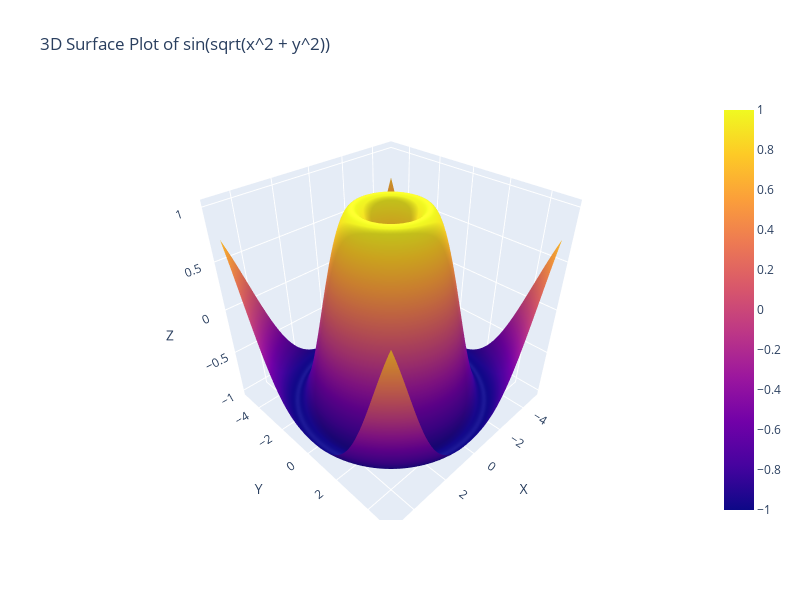

The code cell stored with this chart in its notebook:
### Markdown cell above
4.  Using the given x and y data, generate a 3D surface plot to visualize the function sin(sqrt(x**2 + y**2))

### Code cell
import numpy as np
import pandas as pd
import plotly.graph_objects as go

x = np.linspace(-5, 5, 100)
y = np.linspace(-5, 5, 100)
x, y = np.meshgrid(x, y)
z = np.sin(np.sqrt(x**2 + y**2))

data = {
    'X': x.flatten(),
    'Y': y.flatten(),
    'Z': z.flatten()
}
df = pd.DataFrame(data)

# Create the 3D surface plot using Plotly
fig = go.Figure()
fig.add_trace(go.Surface(x = x, y = y, z = z))

# Customize the plot
fig.update_layout(title='3D Surface Plot of sin(sqrt(x^2 + y^2))',
                  autosize=False,
                  width=800,
                  height=600,
                  scene=dict(xaxis_title='X', yaxis_title='Y', zaxis_title='Z'))

fig.show()

### Figure 1 — Plotly figure (JSON) as saved in the notebook; plotly's stock layout.template omitted (floating-point values rounded to 4 significant figures; data arrays with more than 128 entries replaced by an {"elided": "..."} marker saying what was removed)
{"data": [{"type": "surface", "x": {"elided": "100x100 float values"}, "y": {"elided": "100x100 float values"}, "z": {"elided": "100x100 float values"}}], "layout": {"autosize": false, "height": 600, "scene": {"xaxis": {"title": {"text": "X"}}, "yaxis": {"title": {"text": "Y"}}, "zaxis": {"title": {"text": "Z"}}}, "title": {"text": "3D Surface Plot of sin(sqrt(x^2 + y^2))"}, "width": 800}}
